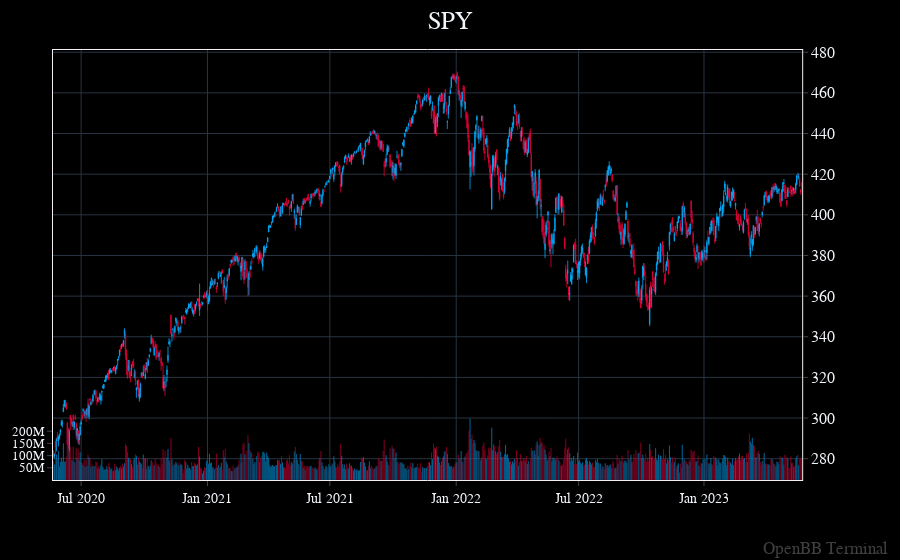

This figure's notebook cell:
### Code cell
openbb.stocks.candle('SPY')

### Figure 1 — Plotly figure (JSON) as saved in the notebook; plotly's stock layout.template omitted (floating-point values rounded to 4 significant figures; data arrays with more than 128 entries replaced by an {"elided": "..."} marker saying what was removed)
{"data": [{"close": {"elided": "759 float values"}, "decreasing": {"line": {"width": 0.8}}, "high": {"elided": "759 float values"}, "increasing": {"line": {"width": 0.8}}, "low": {"elided": "759 float values"}, "name": " SPY OHLC", "open": {"elided": "759 float values"}, "showlegend": false, "type": "candlestick", "x": {"elided": "759 str values"}, "xaxis": "x", "yaxis": "y"}, {"marker": {"color": {"elided": "759 str values"}, "line": {"width": 0.15}}, "name": "Volume", "opacity": 0.7, "type": "bar", "x": {"elided": "759 str values"}, "xaxis": "x", "xhoverformat": "%Y-%m-%d", "y": {"elided": "759 int values"}, "yaxis": "y2"}], "layout": {"annotations": [{"font": {"color": "gray", "size": 17}, "opacity": 0.5, "text": "OpenBB Terminal", "x": 1, "xanchor": "right", "xref": "paper", "xshift": 40, "y": 0, "yanchor": "bottom", "yref": "paper", "yshift": -80}], "bargap": 0, "bargroupgap": 0, "barmode": "overlay", "hoverdistance": 2, "legend": {"groupclick": "toggleitem", "orientation": "v", "tracegroupgap": 133.3}, "margin": {"b": 80, "l": 40, "r": 50, "t": 50}, "modebar": {"activecolor": "#d1030d", "bgcolor": "#2A2A2A", "color": "#FFFFFF", "orientation": "v"}, "newshape": {"line": {"color": "gold"}}, "showlegend": false, "spikedistance": 2, "title": {"text": " SPY", "x": 0.5, "xanchor": "center", "y": 0.98, "yanchor": "top"}, "xaxis": {"anchor": "y", "domain": [0, 0.94], "matches": "x3", "rangebreaks": [{"bounds": ["sat", "mon"]}, {"values": ["2021-05-31T00:00:00", "2022-05-30T00:00:00", "2021-01-18T00:00:00", "2020-12-25T00:00:00", "2022-02-21T00:00:00", "2020-07-03T00:00:00", "2021-09-06T00:00:00", "2021-07-05T00:00:00", "2022-01-17T00:00:00", "2023-01-02T00:00:00", "2021-11-25T00:00:00", "2022-09-05T00:00:00", "2020-09-07T00:00:00", "2022-12-26T00:00:00", "2022-06-20T00:00:00", "2022-11-24T00:00:00", "2021-02-15T00:00:00", "2022-04-15T00:00:00", "2023-01-16T00:00:00", "2021-01-01T00:00:00", "2022-07-04T00:00:00", "2020-11-26T00:00:00", "2023-02-20T00:00:00", "2020-05-25T00:00:00", "2023-04-07T00:00:00", "2021-04-02T00:00:00", "2021-12-24T00:00:00"]}], "showticklabels": true}, "yaxis": {"anchor": "x", "automargin": true, "autorange": true, "domain": [0, 1], "fixedrange": false, "layer": "above traces", "nticks": 15, "side": "right", "tickfont": {"size": 16}, "type": "linear"}, "yaxis2": {"anchor": "x", "fixedrange": true, "nticks": 10, "overlaying": "y", "range": [0, 1762487300], "showgrid": false, "showline": false, "side": "left", "tickfont": {"size": 13}, "tickvals": [50000000, 100000000, 150000000, 200000000], "zeroline": false}}}
